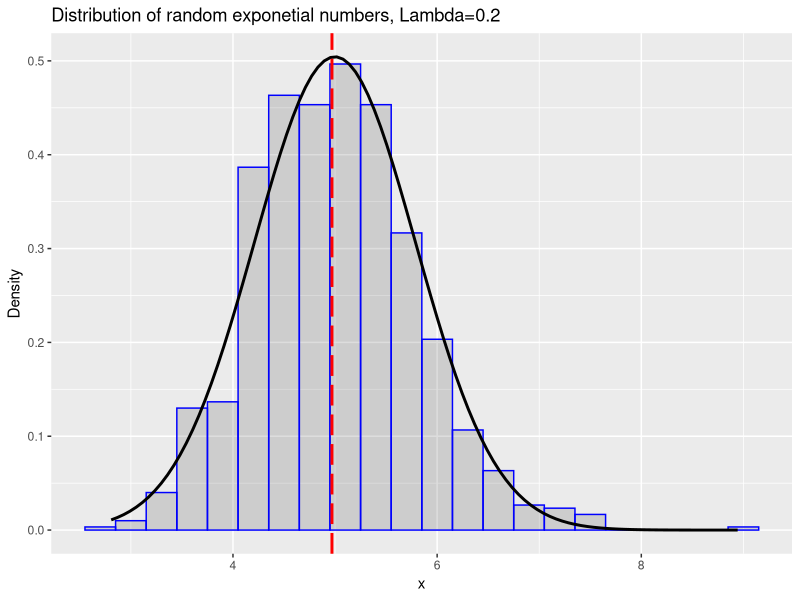

R code for this plot: (Note: this script raises an error after producing the figure.)
library(ggplot2)

lambda <- 0.2
n_sim <- 1000
samplesize_n <- 40
set.seed(820)

simdata <- data.frame(replicate(n_sim, mean(rexp(samplesize_n,lambda))))
names(simdata) <- c("x")
head(simdata)

distribution <- ggplot(simdata, aes(x = x)) + 
                geom_histogram(alpha = .20, 
                               binwidth=.3, 
                               colour = "blue", 
                               aes(y = ..density..)) +
  stat_function(fun=dnorm,
                size = 1, 
                args=list(
                  mean=mean(simdata$x), 
                  sd=sd(simdata$x)))+
                  labs(title="Distribution of random exponetial numbers, Lambda=0.2",
                  y="Density") +
                  geom_vline(aes(xintercept=median(x, na.rm=T)), 
                             color="red", 
                             linetype="longdash", 
                             size=1)

print(distribution)

simmean <- mean(simdata$x)
simmean

simsd <- sd(simdata$x)
simsd

simvar <- var(simdata$x)
simvar

#Expected Mean
expmean = (1/lambda)
expmean

#Expected Standard Deviation
expsd = (1/lambda)/sqrt(samplesize_n)
expsd

# Expected Variance
expvar = ((1/lambda)/sqrt(samplesize_n))^2
expvar

# Theoretical vs simulated plot

# plot the histogram
hist(simdata, breaks=50, prob=TRUE,
     main="Distribution of averages with lambda=0.2",
     xlab="")

# Averages density
lines(density(simdata))

# Theoretical Center of distribution
abline(v=1/lambda, col="red")

# Theoretical Averages density 

xfit <- seq(min(simdata), max(simdata), length=100)
yfit <- dnorm(xfit, 
              mean=1/lambda, 
              sd=(1/lambda/sqrt(samplesize_n)))
lines(xfit, yfit, pch=22, col="red", lty=2)

legend('topright', c("Simulation", "Theoretical"), lty=c(1,2), col=c("black", "red"))

# Confidence Interval

Confidenceinterval <- round((simmean +( c(-1, 1) * 1.96 * simsd / sqrt(length(simdata$x))) ),2)
Confidenceinterval
